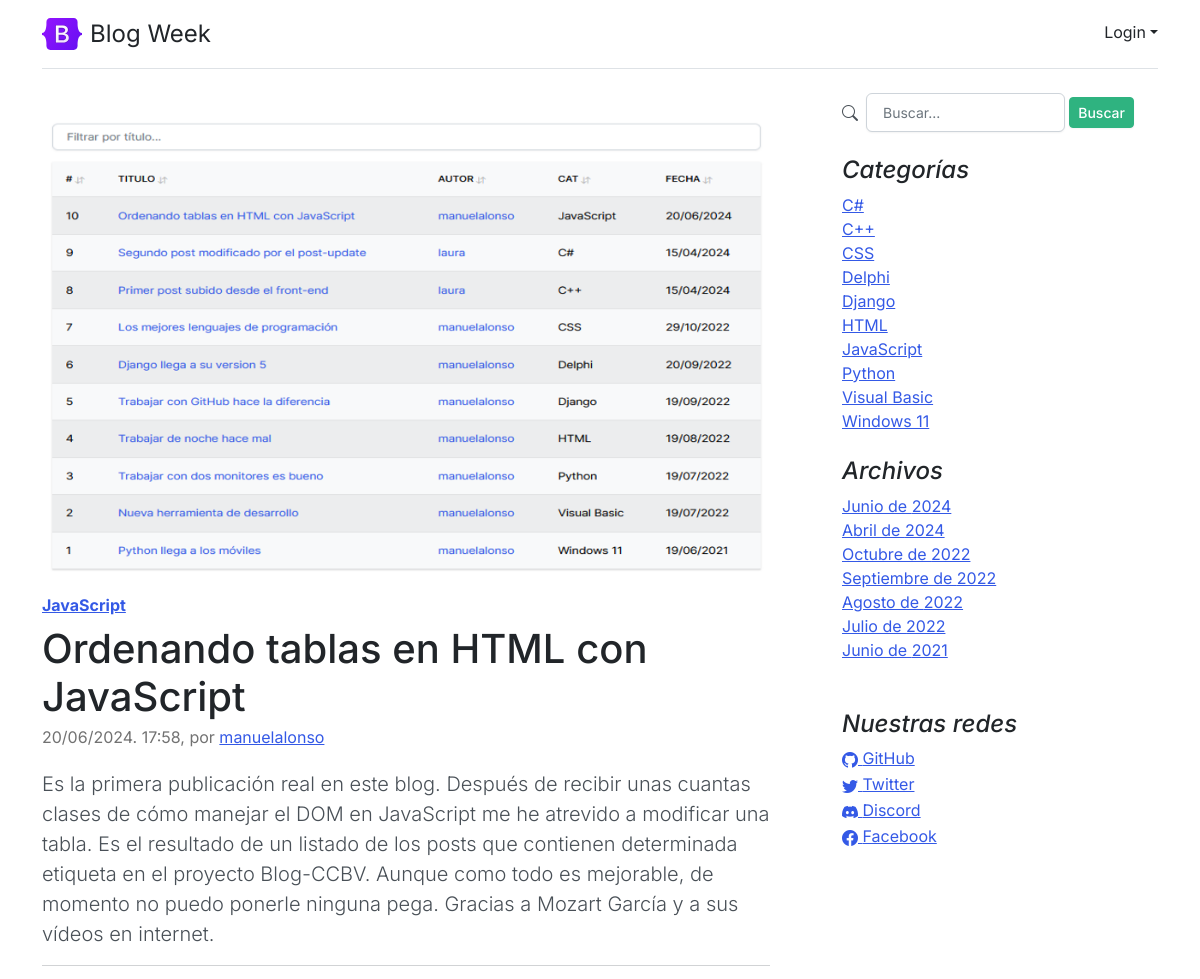
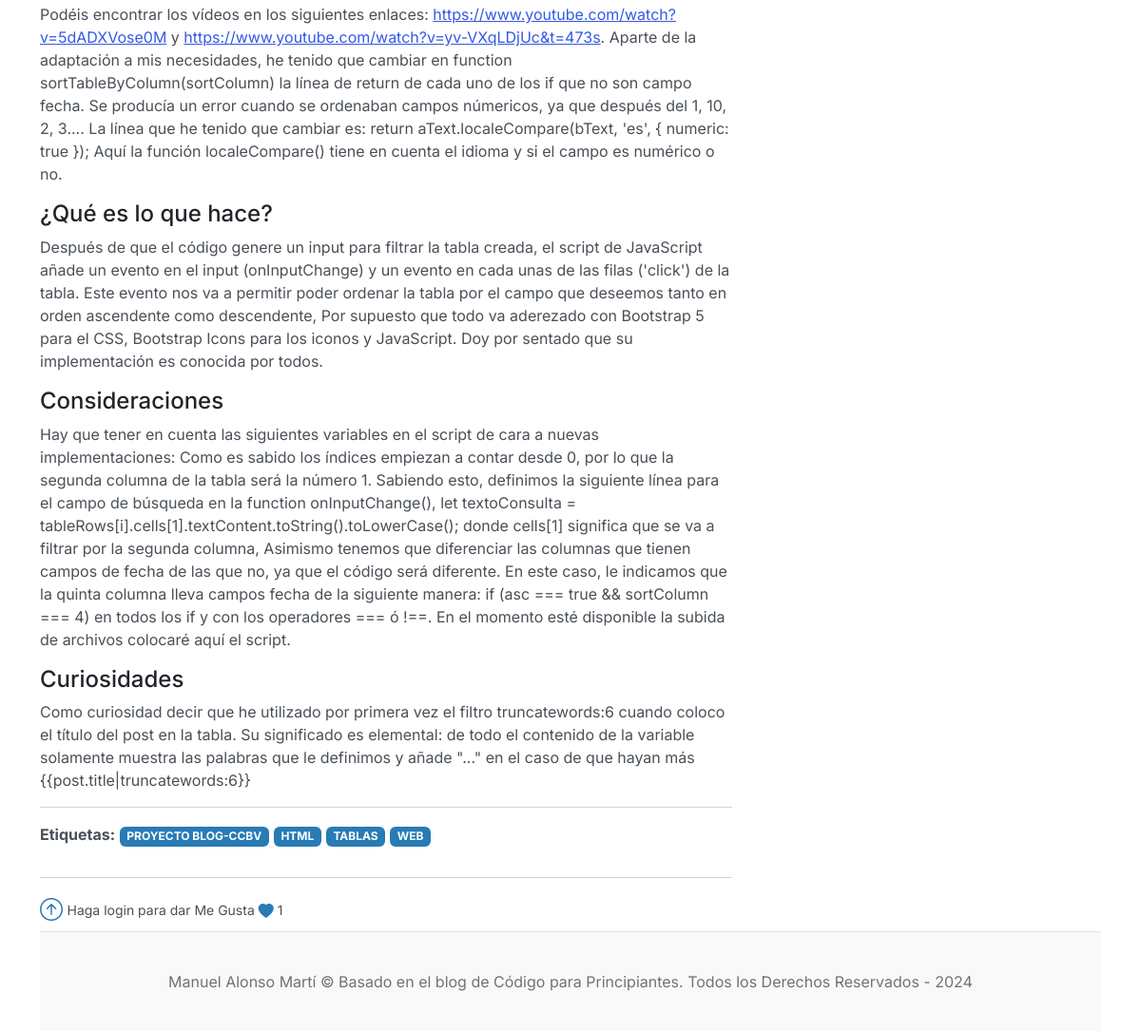
/post/10, run on the app's committed database (2 pictures, top to bottom).
### core/models.py (models this page shows, shortened)
class Post(models.Model):
	title = models.CharField(max_length=250, verbose_name='Título')
	excerpt = models.TextField(verbose_name='Entradilla')
	content = RichTextField(verbose_name='Contenido')
	image = models.ImageField(default='default.jpg',upload_to=profile_picture_path, verbose_name='Imagen')
	published = models.BooleanField(default=False, verbose_name='Publicado')
	category = models.ForeignKey(Category, on_delete=models.CASCADE, related_name='get_posts', verbose_name='Categoría')
	author = models.ForeignKey(User, on_delete=models.CASCADE, related_name='get_posts', verbose_name='Autor')
	tags = models.ManyToManyField(Tag, blank=True, verbose_name='Etiquetas')
	likes = models.ManyToManyField(User, related_name='blog_posts', blank=True, verbose_name='Me Gusta')
	created = models.DateTimeField(auto_now_add=True, verbose_name='Fecha de creación')
	updated = models.DateTimeField(auto_now=True, verbose_name='Fecha de modificación')
	def total_likes(self):
		return self.likes.count()
	class Meta:
		verbose_name = 'Publicación'
		verbose_name_plural = 'Publicaciones'
		ordering = ['-created']

class Category (models.Model):
	name = models.CharField(max_length=200, unique=True, verbose_name='Nombre')
	active = models.BooleanField(default=True, verbose_name='Activo')
	created = models.DateTimeField(auto_now_add=True, verbose_name='Fecha de creación')
	updated = models.DateTimeField(auto_now=True, verbose_name='Fecha de modificación')
	class Meta:
		verbose_name = 'Categoría'
		verbose_name_plural = 'Categorías'
		ordering = ['name']
	def __str__(self):
		return self.name

class Tag (models.Model):
	name = models.CharField(max_length=200, unique=True, verbose_name='Nombre')
	active = models.BooleanField(default=True, verbose_name='Activo')
	created = models.DateTimeField(auto_now_add=True, verbose_name='Fecha de creación')
	updated = models.DateTimeField(auto_now=True, verbose_name='Fecha de modificación')
	class Meta:
		verbose_name = 'Etiqueta'
		verbose_name_plural = 'Etiquetas'
		ordering = ['name']

class Link(models.Model):
	key = models.CharField(max_length=100, verbose_name='Key Link')
	name = models.CharField(max_length=120, verbose_name='Red Social')
	url = models.URLField(max_length=350, blank=True, null=True, verbose_name='Enlace')
	icon = models.CharField(max_length=100, blank=True, null=True, verbose_name='Icono')
	created = models.DateTimeField(auto_now_add=True, verbose_name='Fecha de creación')
	updated = models.DateTimeField(auto_now=True, verbose_name='Fecha de modificación')
	class Meta:
		verbose_name = 'Red Social'
		verbose_name_plural = 'Redes Sociales'
		ordering = ['name']

### core/views.py (the view)
# urls.py: path('post/<pk>',PostDetailView.as_view(), name='post'),
class PostDetailView(DetailView):
    model=Post
    template_name='core/detail.html'
    context_object_name='post'
    def get_context_data(self, **kwargs):
        context=super().get_context_data(**kwargs)
        post=self.get_object()
        total_likes=post.total_likes()
        liked=False
        if post.likes.filter(id=self.request.user.id).exists():
            liked=True
        context['total_likes']=total_likes
        context['liked']=liked
        return context

### core/processors.py (called while the page is built)
def ctx_dic_about(request):
	ctx_about = {}
	ctx_about['ABOUT'] = About.objects.latest('created')
	return ctx_about

def ctx_dic_category(request):
	ctx_category = {}
	ctx_category['categories'] = Category.objects.filter(active=True)
	return ctx_category

def ctx_dic_history(request):
	ctx_history = {}
	ctx_history['dates'] = Post.objects.dates('created', 'month', order='DESC').distinct()
	return ctx_history

def ctx_dic_link(request):
	ctx_link = {}
	links = Link.objects.all()
	for link in links:
		ctx_link[link.key] = {'url':link.url, 'icon':link.icon}
	return ctx_link

### templates/core/detail.html (shortened to what this page needs)
{% extends 'core/base.html' %}
{% load static %}
{% block content %}
{% include 'core/includes/submenu.html' %}
<article class="blog-post mb-1">
    <div class="col-auto d-none d-lg-block">
        <img src={{ post.image.url }} class="img-fluid" alt="">
    </div>
    <strong class="d-inline-block mb-2 mt-3 text-primary"><a href={% url 'category'  %}?cat={{post.category.id}}>{{ post.category }}</a></strong>
    <h2 class="blog-post-title mb-1">{{ post.title }}</h2>
    <p class="blog-post-meta">{{ post.created|date:"d/m/Y. H:i" }}, por <a href={% url 'author' %}?aut={{post.author.id}}>{{ post.author }}</a></p>
    <p class="lead my-3">{{ post.excerpt }}</p>
    <hr>
    <p>{{ post.content | safe }}</p>
    <hr>
    <strong>Etiquetas:</strong>
    {% for tag in post.tags.all %}
    <a href={% url 'tag' %}?tag={{tag.id}}><span class="badge text-bg-info mb-3">{{ tag.name|upper }}</span></a>
    {% endfor %}
    <hr>
    <form action="{% url 'like_post' post.pk %}" method="post">
        <a href="#"><i class="bi bi-arrow-up-circle fs-4 text-info"></i></a>
        {% if user.is_authenticated %}
            {% if liked %}
                <button type="submit" class="btn" name="post_id", value="{{post.id}}">
                    <span class="fs-4 text-info"><i class="bi bi-heart-fill"></i></span>
                    <span class="fs-6">{{total_likes}}</span>
                </button>
            {% else %}
                <button type="submit" class="btn" name="post_id", value="{{post.id}}">
                    <span class="fs-4 text-info"><i class="bi bi-heart"></i></span>
                    <span class="fs-6">{{total_likes}}</span>                </button>
            {% endif %}
        {% else %}
            <small>Haga login para dar Me Gusta <a href="{% url 'account_login' %}"><span class="fs-6 text-info"><i class="bi bi-heart-fill"></i></span></a>  {{ total_likes }}</small>
        {% endif %}
    </form>
</article>
{% endblock %}

### templates/core/base.html (shortened to what this page needs)
<!doctype html>
<html lang="es">
<head>
    <link rel="stylesheet" href="https://cdn.jsdelivr.net/npm/bootstrap-icons@1.9.1/font/bootstrap-icons.css">
    {% load static %}
    <link href={% static 'core/css/bootstrap.min.css' %} rel="stylesheet">
    <link href={% static 'core/css/blog.css' %} rel="stylesheet">
</head>
<body>
  <div class="container">
    <header class="d-flex flex-wrap justify-content-center py-3 mb-4 border-bottom">
      <a href="/admin/" class="d-flex align-items-center mb-3 mb-md-0 me-md-auto text-dark text-decoration-none">
        <img class="bi me-2" width="40" height="32" src={% static 'core/img/bootstrap-logo.svg' %}>
        <span class="fs-4">Blog Week</span>
      </a>
      <div class="dropdown text-end ms-5 mt-1">
        <a href="#" class="d-block link-dark text-decoration-none dropdown-toggle" id="dropdownUser1" data-bs-toggle="dropdown" aria-expanded="false">
            {% if user.is_authenticated  %}Bienvenid@ {{user.username}}{% else %}Login{% endif %}</a>
      </div>
    </header>
    <main class="mt-2">
      <section class="row g-5">
        <div class="col-10 col-md-8 mx-auto">
            {% block content %} {% endblock %}
        </div>
        <aside class="col-md-4">
          <div class="position-sticky" style="top: 2rem;">
            <div class="pt-0 px-4">
              <div class="mb-4">
                <div class="row">
                  <div class="col-md-12 search">
                    <form action="{% url 'search' %}" method="GET">
                        <div id="">
                          <div class="col-md-12 card-body d-flex align-items-center gap-1">
                            <i class="bi bi-search me-1"></i>
                            <input type="text" class="form-control" placeholder="Buscar..." name="search" value = "{{ request.GET.search }}">
                            <button type="submit" class="btn btn-sm btn-success">Buscar</button>
                          </div>
                        </div>
                    </form>
                  </div>
                </div>
              </div>
              <h4 class="fst-italic">Categorías</h4>
              <ol class="list-unstyled mb-0">
                {% for item in categories %}
                  <li><a href={% url 'category' %}?cat={{item.id}}>{{ item.name }}</a></li>
                {% endfor %}
              </ol>
            </div>
            <div class="p-4">
              <h4 class="fst-italic">Archivos</h4>
              <ol class="list-unstyled mb-0">
                {% for item in dates %}
                  <li>
                    {% if item.month == 4 %}<a href={% url 'dates' item.month item.year %}>Abril de {{ item.year }}</a>{% endif %}
                    {% if item.month == 6 %}<a href={% url 'dates' item.month item.year %}>Junio de {{ item.year }}</a>{% endif %}
                    {% if item.month == 7 %}<a href={% url 'dates' item.month item.year %}>Julio de {{ item.year }}</a>{% endif %}
                    {% if item.month == 8 %}<a href={% url 'dates' item.month item.year %}>Agosto de {{ item.year }}</a>{% endif %}
                    {% if item.month == 9 %}<a href={% url 'dates' item.month item.year %}>Septiembre de {{ item.year }}</a>{% endif %}
                    {% if item.month == 10 %}<a href={% url 'dates' item.month item.year %}>Octubre de {{ item.year }}</a>{% endif %}
                  </li>
                {% endfor %}
              </ol>
            </div>
            <div class="p-4">
              <h4 class="fst-italic">Nuestras redes</h4>
              <ol class="list-unstyled">
                {% if LINK_GITHUB.url %}
                  <li><a href={{ LINK_GITHUB.url }}><i class="{{ LINK_GITHUB.icon }}"></i> GitHub</a></li>
                {% endif %}
                {% if LINK_TWITTER.url %}
                  <li><a href={{ LINK_TWITTER.url }}><i class="{{ LINK_TWITTER.icon }}"></i> Twitter</a></li>
                {% endif %}
                {% if LINK_DISCORD.url %}
                  <li><a href={{ LINK_DISCORD.url }}><i class="{{ LINK_DISCORD.icon }}"></i> Discord</a></li>
                {% endif %}
                {% if LINK_FACEBOOK.url %}
                  <li><a href={{ LINK_FACEBOOK.url }}><i class="{{ LINK_FACEBOOK.icon }}"></i> Facebook</a></li>
                {% endif %}
              </ol>
            </div>
          </div>
        </aside>
      </section>
    </main>
    <footer class="blog-footer">
      <p>Manuel Alonso Martí &copy; Basado en el blog de Código para Principiantes. Todos los Derechos Reservados - 2024</p>
    </footer>
  </div>
</body>
</html>

### core/static/core/css/blog.css (style rules this page uses)
.blog-post { margin-bottom: 4rem; }
.blog-post-title { font-size: 2.5rem; }
.blog-post-meta { margin-bottom: 1.25rem; color: #727272; }
.blog-footer { padding: 2.5rem 0; color: #727272; text-align: center; background-color: #f9f9f9; border-top: .05rem solid #e5e5e5; }
.blog-footer p:last-child { margin-bottom: 0; }
.bi { vertical-align: -.125em; fill: currentColor; }

### data on the page
Post: image (picture), category "JavaScript", title "Ordenando tablas en HTML con JavaScript", created "20/06/2024. 17:58", author "manuelalonso", excerpt "Es la primera publicación real en este blog. Después de recibir unas cuantas clases de cómo manejar el DOM en JavaScript me he atrevido a modificar una tabla. Es el resultado de un listado de los posts que contienen determinada etiqueta en el proyecto Blog-CCBV. Aunque como todo es mejorable, de momento no puedo ponerle ninguna pega. Gracias a Mozart García y a sus vídeos en internet.", content "Podéis encontrar los vídeos en los siguientes enlaces: https://www.youtube.com/watch?v=5dADXVose0M y https://www.youtube.com/watch?v=yv-VXqLDjUc&t=473s . Aparte de la adaptación a mis necesidades, he tenido que cambiar en function sortTableByColumn(sortColumn) la línea de return de cada uno de los if que no son campo fecha. Se producía un error cuando se ordenaban campos númericos, ya que después del 1, 10, 2, 3.... La línea que he tenido que cambiar es: return aText.localeCompare(bText, 'es', { numeric: true }); Aquí la función localeCompare() tiene en cuenta el idioma y si el campo es numérico o no. ¿Qué es lo que hace? Después de que el código genere un input para filtrar la tabla…"
Tag: name "PROYECTO BLOG-CCBV"
Tag: name "HTML"
Tag: name "TABLAS"
Tag: name "WEB"
Category: name "C#"
Category: name "C++"
Category: name "CSS"
Category: name "Delphi"
Category: name "Django"
Category: name "HTML"
Category: name "JavaScript"
Category: name "Python"
Category: name "Visual Basic"
Category: name "Windows 11"

### other printed values
{{ total_likes }} "1"
{{ item.year }} "2024" "2021"
{{ item.year }} "2024"
{{ item.year }} "2022"
